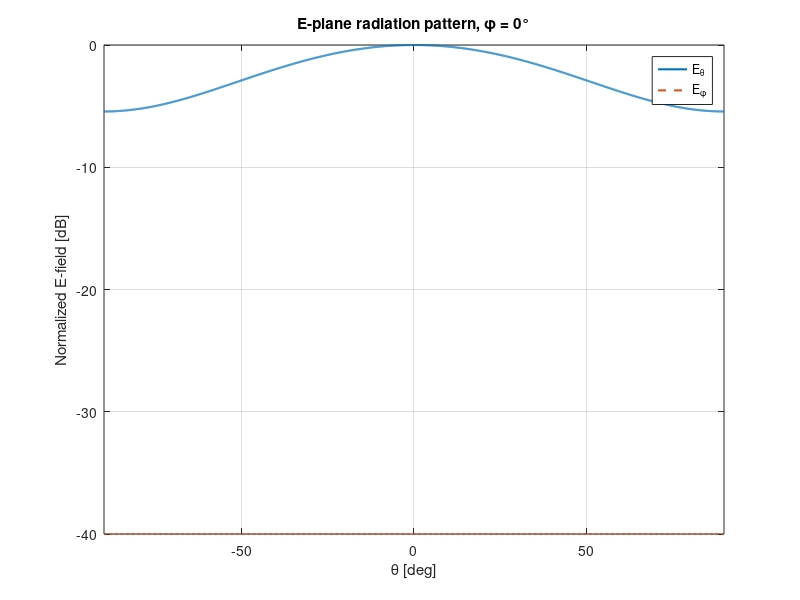
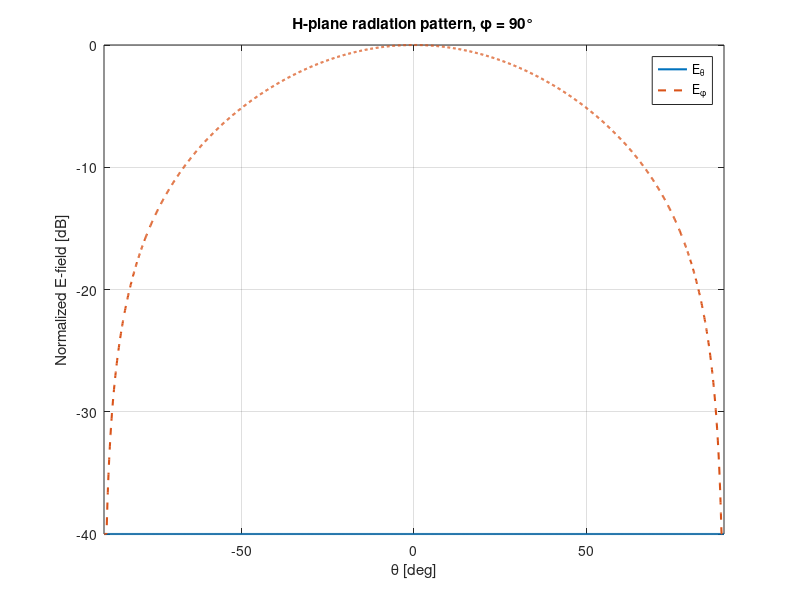

Reproduce these figures in MATLAB, in order.
clear;
clc;
close all;

%% Constants
c = 3e8;        % Speed of Light    
% c = 1/sqrt(u0*e0)    constant
f0 = 3e9;       % resonance f
er = 2.33;      % e for Material RT/duroid 5870
h = 1.5e-3;     % height of dielecctricum

%% Patch dimensions

% Patch width
W = c/(2*f0)*sqrt(2/(er+1));

% Effective permittivity
eeff = (er+1)/2 + (er-1)/2*(1 + 12*h/W)^(-0.5);

% Effective length
Leff = c/(2*f0*sqrt(eeff));     % er instead of eeff

% Fringing extension
dL = 0.412*h * ((eeff+0.3)*(W/h+0.264)) / ((eeff-0.258)*(W/h+0.8));

% Physical patch length
L = Leff - 2*dL;

fprintf('W = %.2f mm\n', W*1e3);
fprintf('L = %.2f mm\n', L*1e3);
fprintf('eeff = %.3f\n', eeff);
fprintf('dL = %.2f mm\n', dL*1e3);

%% Wavenumber
lambda0 = c/f0;
k0 = 2*pi/lambda0;

%% Theta
theta = -90:0.1:90;
th = deg2rad(theta);

%% E-plane: phi = 0 deg
phi_E = 0;

Etheta_E = cos((k0*L/2).*sin(th));
Ephi_E = zeros(size(theta));

%% H-plane: phi = 90 deg
phi_H = pi/2;

x = (k0*W/2).*sin(th);

% sinc(x) = sin(x)/x
Ef_H = ones(size(x));
idx = abs(x) > 1e-12;               % Sinc-Funktion-Absicherung: Die idx = abs(x) > 1e-12;-Abfrage verhindert elegant ein NaN bei \(\theta = 0^\circ\) (Division durch Null beim Berechnen von \(\sin(x)/x\)).
Ef_H(idx) = sin(x(idx))./x(idx);

Etheta_H = zeros(size(theta));
Ephi_H = -cos(th).*Ef_H;

%% Normalize
Etheta_E = abs(Etheta_E);
Ephi_E   = abs(Ephi_E);

Etheta_H = abs(Etheta_H);
Ephi_H   = abs(Ephi_H);

maxE = max([Etheta_E Ephi_E Etheta_H Ephi_H]);

Etheta_E_dB = 20*log10(Etheta_E/maxE);
Ephi_E_dB   = 20*log10(Ephi_E/maxE);

Etheta_H_dB = 20*log10(Etheta_H/maxE);
Ephi_H_dB   = 20*log10(Ephi_H/maxE);

%% Limit dynamic range
floor_dB = -40;

Etheta_E_dB = max(Etheta_E_dB, floor_dB);
Ephi_E_dB   = max(Ephi_E_dB, floor_dB);

Etheta_H_dB = max(Etheta_H_dB, floor_dB);
Ephi_H_dB   = max(Ephi_H_dB, floor_dB);

%% Plot E-plane
figure;
plot(theta, Etheta_E_dB, 'LineWidth', 1.5);
hold on;
plot(theta, Ephi_E_dB, '--', 'LineWidth', 1.5);

grid on;
xlabel('\theta [deg]');
ylabel('Normalized E-field [dB]');
title('E-plane radiation pattern, \phi = 0°');
legend('E_\theta','E_\phi');
xlim([-90 90]);
ylim([-40 0]);

%% Plot H-plane
figure;
plot(theta, Etheta_H_dB, 'LineWidth', 1.5);
hold on;
plot(theta, Ephi_H_dB, '--', 'LineWidth', 1.5);

grid on;
xlabel('\theta [deg]');
ylabel('Normalized E-field [dB]');
title('H-plane radiation pattern, \phi = 90°');
legend('E_\theta','E_\phi');
xlim([-90 90]);
ylim([-40 0]);
